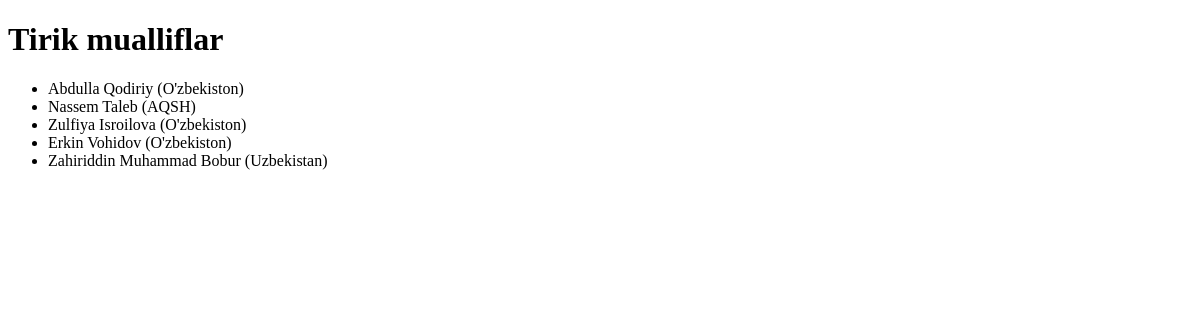
The page /tirik-mualliflar/ on the database as committed earlier.
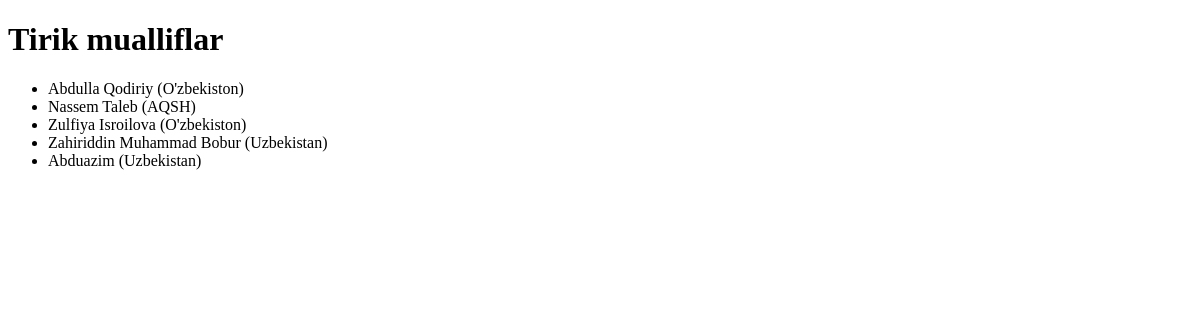
The same page on the database as committed later.
### main/models.py (models this page shows, shortened)
class Muallif(models.Model):
    JINS_CHOICES = (
        ('Erkak', "Erkak"),
        ('Ayol', 'Ayol')
    )
    ism = models.CharField(max_length=100)
    davlat = models.CharField(max_length=100)
    kitob_soni = models.PositiveSmallIntegerField(null=True, blank=True)
    t_sana = models.DateField()
    tirik = models.BooleanField(default=False)
    jins = models.CharField(max_length=10, choices=JINS_CHOICES)
    class Meta:
        verbose_name_plural = 'Mualliflar'

### main/views.py (the view)
# urls.py: path('tirik-mualliflar/', tirik_mualliflar, name='tirik_mualliflar'),
def tirik_mualliflar(request):
    mualliflar = Muallif.objects.filter(tirik=True)
    return render(request, 'mualliflar2.html', {'mualliflar': mualliflar})

### templates/mualliflar2.html (shortened to what this page needs)
<!DOCTYPE html>
<html>
<head>
</head>
<body>
    <h1>Tirik mualliflar</h1>
    <ul>
        {% for muallif in mualliflar %}
            <li>{{ muallif.ism }} ({{ muallif.davlat }})</li>
        {% endfor %}
    </ul>
</body>
</html>

Rows that differ between the two databases and show on the page:
no longer on this page (row edited): Muallif: ism "Erkin Vohidov", davlat "O'zbekiston"
added Muallif: ism "Abduazim", davlat "Uzbekistan"
